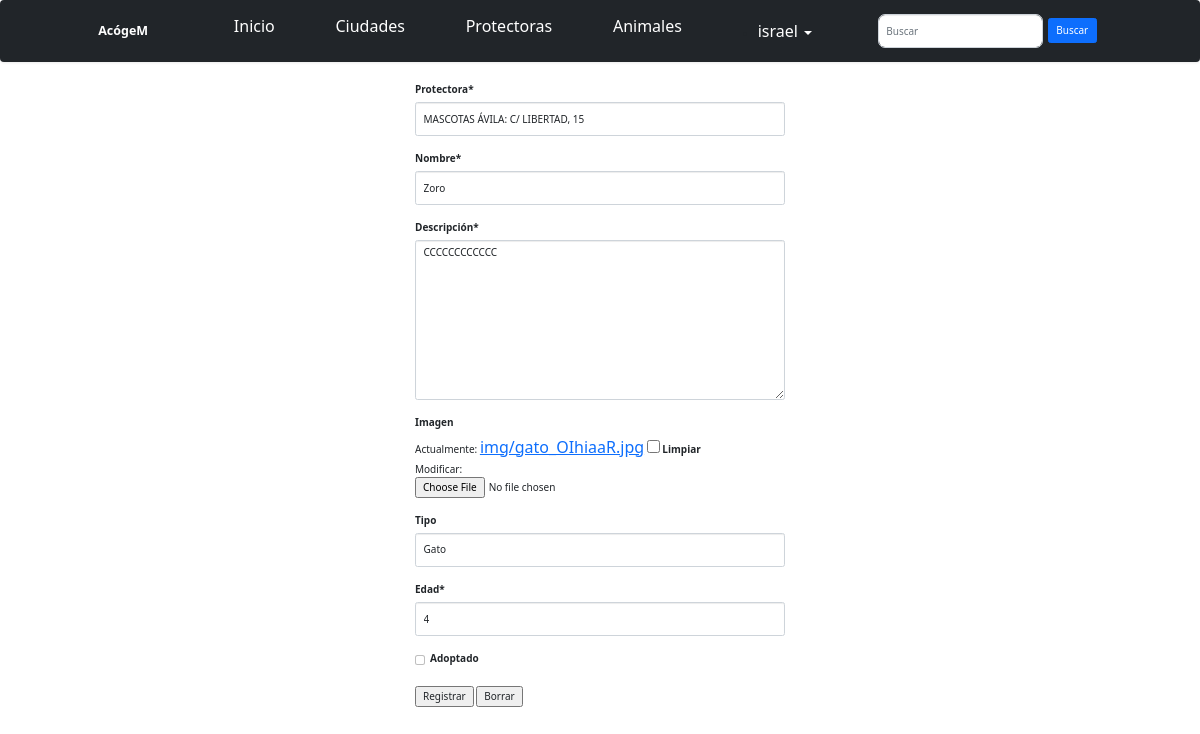
The app's page /animales/1/update (signed in), older data.
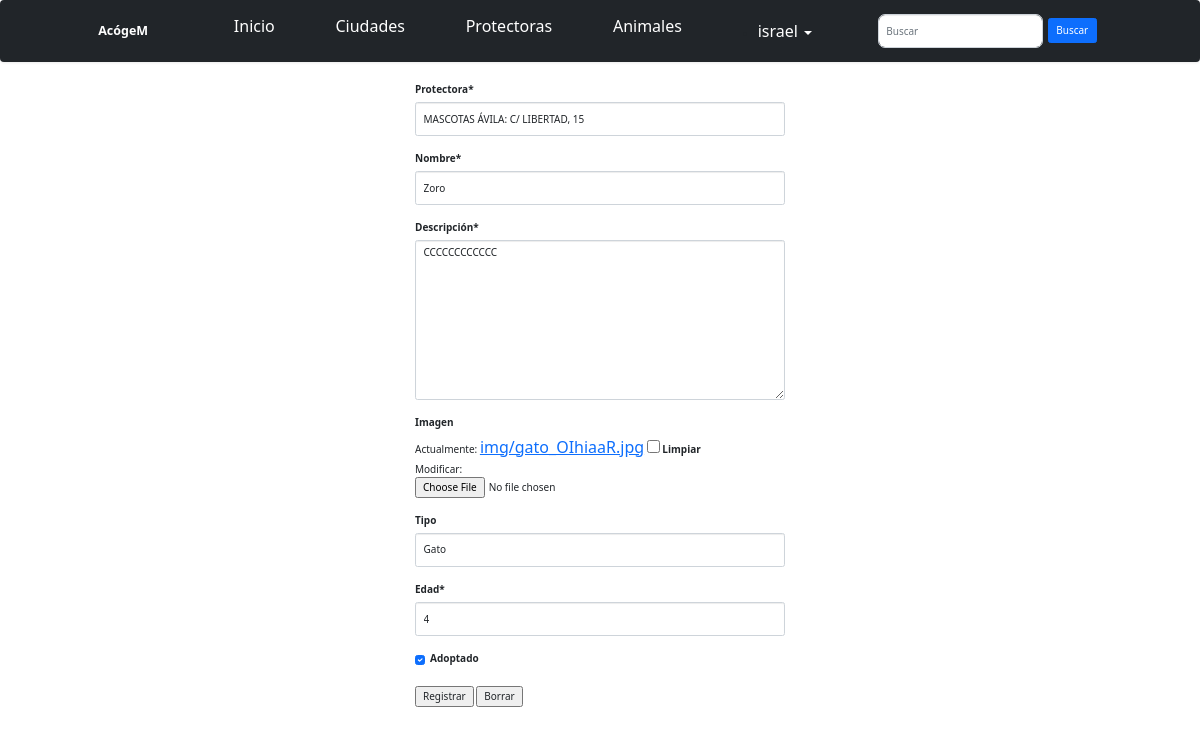
The same page, newer data.
### AcogeM_app/models.py (models this page shows, shortened)
class Animal(models.Model):
	protectora = models.ForeignKey('Protectora', on_delete=models.CASCADE)
	nom = models.CharField('Nombre', max_length=50)
	descrip = models.TextField('Descripción')
	foto = models.ImageField('Imagen', blank=True, null=True, upload_to='img')
	TIPO_ANIMALES = [
	 	("p", "Perro"),
	 	("g", "Gato"),
	 	("h", "Huron"),
		("c", "Conejo"),
	]
	tipo = models.CharField('Tipo', max_length=1, choices=TIPO_ANIMALES, blank=True, default="p")
	edad = models.IntegerField('Edad', default=0, null=True)
	adoptado = models.BooleanField(default=False)
	class Meta:
		verbose_name_plural = "Animales"

### AcogeM_app/views.py (the view)
# urls.py: path('animales/<int:pk>/update', permission_required('is_staff')(AnimalUpdateView.as_view()), name='animal-update'),
class AnimalUpdateView(LoginRequiredMixin, UpdateView):
	model = Animal
	form_class = AnimalForm
	success_url = reverse_lazy('animal-list')

### AcogeM_app/forms.py
class AnimalForm(forms.ModelForm):
	class Meta:
		model = Animal
		exclude = ['created_at', 'created_by', 'last_modified_by']

### AcogeM_app/models.py (called while the page is built)
    def __str__(self):
    	return f'{self.nom}: {self.direc}'

### AcogeM_app/templates/AcogeM_app/animal_form.html (shortened to what this page needs)
{% extends 'base.html' %}
{% load crispy_forms_tags %}
{% block content %}
  <div class="col-md-4 offset-md-4">
    <form enctype="multipart/form-data" action="" method="POST">
      {{ form|crispy }}
      <input type="submit" value="Registrar">
      <input type="reset" value="Borrar">
    </form>
  </div>
{% endblock %}

Row changes from the older to the newer data that the page shows:
changed Animal "MASCOTAS ÁVILA: C/ LIBERTAD, 15": adoptado "☐" → "☑"
